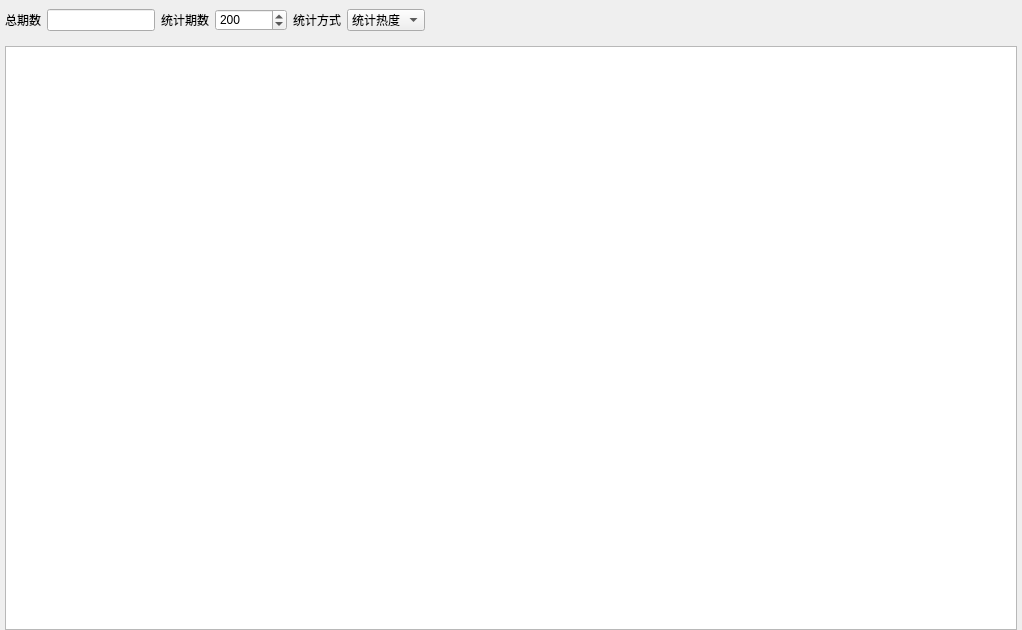
<?xml version="1.0" encoding="UTF-8"?>
<ui version="4.0">
 <class>FormWxLotteryStatistic</class>
 <widget class="QWidget" name="FormWxLotteryStatistic">
  <property name="geometry">
   <rect>
    <x>0</x>
    <y>0</y>
    <width>1022</width>
    <height>630</height>
   </rect>
  </property>
  <property name="windowTitle">
   <string>Form</string>
  </property>
  <property name="styleSheet">
   <string notr="true">
/*QHeaderView 
{
	font: bold 12pt &quot;Microsoft YaHei&quot;;
  	min-height:30px;
	background-color:#dbdbdb;
}*/

QHeaderView::section {
     background-color: qlineargradient( x1:0, y1:0, x2:0, y2:1,
                                   stop:0 #616161, 
                                   stop: 0.5 #505050,
                                   stop: 0.6 #434343, stop:1 #656565);

	font: bold 12pt &quot;Microsoft YaHei&quot;;
	color:white;
  	min-height:26px;
    border: 1px solid #6c6c6c;
}
QTableWidget
{
    font-size:11pt &quot;Microsoft YaHei&quot;;
    /*background-color: rgb(247,247,247);
	gridline-color: rgb(217, 217, 217);*/
}</string>
  </property>
  <layout class="QVBoxLayout" name="verticalLayout">
   <property name="leftMargin">
    <number>5</number>
   </property>
   <property name="topMargin">
    <number>0</number>
   </property>
   <property name="rightMargin">
    <number>5</number>
   </property>
   <property name="bottomMargin">
    <number>0</number>
   </property>
   <item>
    <widget class="QWidget" name="widgetToolBar" native="true">
     <property name="styleSheet">
      <string notr="true">*
{
	font: 12pt &quot;Microsoft YaHei UI&quot;;
}
/*
#widgetToolBar
{
	border:1px solid gray;
}*/</string>
     </property>
     <layout class="QHBoxLayout" name="horizontalLayout">
      <property name="leftMargin">
       <number>0</number>
      </property>
      <property name="topMargin">
       <number>9</number>
      </property>
      <property name="rightMargin">
       <number>0</number>
      </property>
      <property name="bottomMargin">
       <number>9</number>
      </property>
      <item>
       <widget class="QLabel" name="lbTotalPeriod">
        <property name="sizePolicy">
         <sizepolicy hsizetype="Fixed" vsizetype="Preferred">
          <horstretch>0</horstretch>
          <verstretch>0</verstretch>
         </sizepolicy>
        </property>
        <property name="text">
         <string>总期数</string>
        </property>
        <property name="buddy">
         <cstring>leTotalPeriod</cstring>
        </property>
       </widget>
      </item>
      <item>
       <widget class="QLineEdit" name="leTotalPeriod">
        <property name="sizePolicy">
         <sizepolicy hsizetype="Preferred" vsizetype="Fixed">
          <horstretch>0</horstretch>
          <verstretch>0</verstretch>
         </sizepolicy>
        </property>
        <property name="maximumSize">
         <size>
          <width>120</width>
          <height>16777215</height>
         </size>
        </property>
        <property name="readOnly">
         <bool>true</bool>
        </property>
       </widget>
      </item>
      <item>
       <widget class="QLabel" name="lbTatisticPeriod">
        <property name="sizePolicy">
         <sizepolicy hsizetype="Fixed" vsizetype="Preferred">
          <horstretch>0</horstretch>
          <verstretch>0</verstretch>
         </sizepolicy>
        </property>
        <property name="text">
         <string>统计期数</string>
        </property>
        <property name="buddy">
         <cstring>sbTatisticPeriod</cstring>
        </property>
       </widget>
      </item>
      <item>
       <widget class="QSpinBox" name="sbTatisticPeriod">
        <property name="sizePolicy">
         <sizepolicy hsizetype="Preferred" vsizetype="Fixed">
          <horstretch>0</horstretch>
          <verstretch>0</verstretch>
         </sizepolicy>
        </property>
        <property name="minimumSize">
         <size>
          <width>72</width>
          <height>0</height>
         </size>
        </property>
        <property name="maximum">
         <number>1000</number>
        </property>
        <property name="singleStep">
         <number>10</number>
        </property>
        <property name="value">
         <number>200</number>
        </property>
       </widget>
      </item>
      <item>
       <widget class="QLabel" name="lbTatisticMode">
        <property name="sizePolicy">
         <sizepolicy hsizetype="Fixed" vsizetype="Preferred">
          <horstretch>0</horstretch>
          <verstretch>0</verstretch>
         </sizepolicy>
        </property>
        <property name="text">
         <string>统计方式</string>
        </property>
        <property name="buddy">
         <cstring>cbStatisticMode</cstring>
        </property>
       </widget>
      </item>
      <item>
       <widget class="QComboBox" name="cbStatisticMode">
        <item>
         <property name="text">
          <string>统计热度</string>
         </property>
        </item>
        <item>
         <property name="text">
          <string>统计遗漏</string>
         </property>
        </item>
       </widget>
      </item>
      <item>
       <spacer name="horizontalSpacer">
        <property name="orientation">
         <enum>Qt::Horizontal</enum>
        </property>
        <property name="sizeHint" stdset="0">
         <size>
          <width>40</width>
          <height>20</height>
         </size>
        </property>
       </spacer>
      </item>
     </layout>
    </widget>
   </item>
   <item>
    <widget class="QTableWidget" name="twStatisticList">
     <property name="midLineWidth">
      <number>1</number>
     </property>
     <property name="editTriggers">
      <set>QAbstractItemView::NoEditTriggers</set>
     </property>
     <property name="selectionMode">
      <enum>QAbstractItemView::SingleSelection</enum>
     </property>
     <attribute name="horizontalHeaderDefaultSectionSize">
      <number>50</number>
     </attribute>
     <attribute name="verticalHeaderVisible">
      <bool>false</bool>
     </attribute>
     <attribute name="verticalHeaderDefaultSectionSize">
      <number>35</number>
     </attribute>
    </widget>
   </item>
  </layout>
 </widget>
 <resources/>
 <connections/>
</ui>
